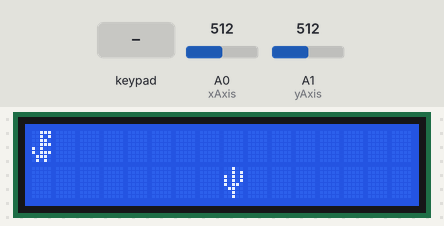
The sketch below on a simulated Arduino Uno, built with avr-gcc and run on an emulated ATmega328P. On the bench: 16×2 character LCD. Inputs (shaded band) come from the test bench; at power-on: A0 (xAxis) = 512, A1 (yAxis) = 512. Random numbers use the default seed unless the sketch sets one.

Above: at 1.0 s.
1.1 s: A0 (xAxis) set to 593
2.6 s: A0 (xAxis) set to 608
At 2.89 s:
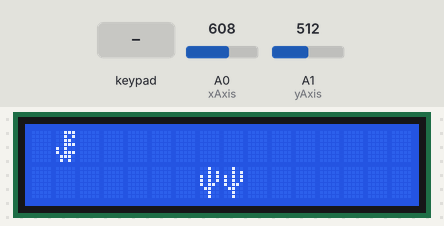
5.1 s: A1 (yAxis) set to 610
At 5.5 s:
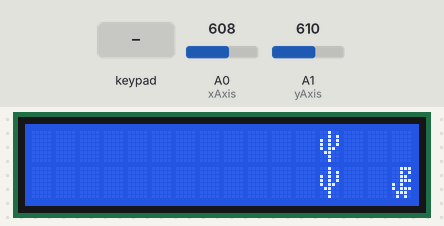
7.4 s: A1 (yAxis) set to 306
At 8.83 s:
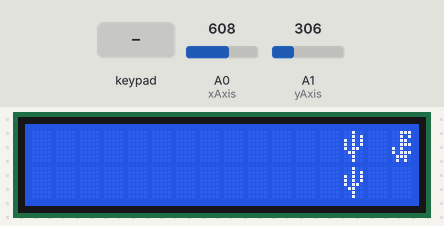
10.4 s: keypad keys 9 8 7 6 pressed 0.4 s apart
At 12.24 s:
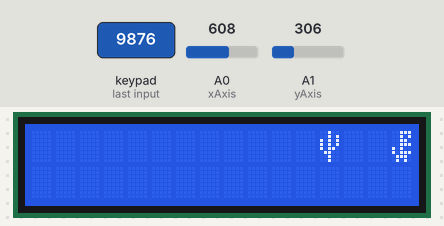
15.0 s: key '1' pressed
At 17.65 s:
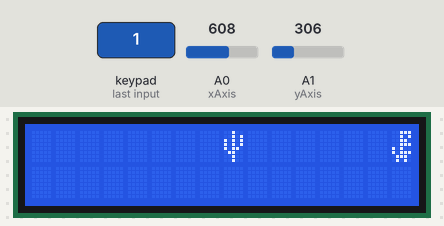

The sketch:

basic1.ino
```cpp
#include <Arduino_FreeRTOS.h>
#include <Keypad.h>
#include <LiquidCrystal_I2C.h>
#include <queue.h>
#include <semphr.h>

// Keypad
#define KEY_ROWS 4
#define KEY_COLS 4

#define LEFT 0
#define STOP 1
#define RIGHT 2
#define MAXCOL 15
#define MINCOL 0
#define BUFXSIZE 16
#define BUFYSIZE 2
#define MAXSPEED 15
#define MINSPEED 0
#define PHOTONSTOPTHRES 550
#define EGG_ARRAY_LEN 3

#define ERR_DRAGON_ID 1
#define CACTUS_ID 2
#define EGG_ID 3
#define BROKEN_ID 4

#define button 1
#define xAxis A0
#define yAxis A1

// Keypad
char keymap[KEY_ROWS][KEY_COLS] = {
  {'1','2','3','A'},
  {'4','5','6','B'},
  {'7','8','9','C'},
  {'*','0','#','D'}
};
// Column pin 1~4
byte colPins[KEY_COLS]={9, 8, 7, 6};
// Column pin 1~4
byte rowPins[KEY_ROWS]={13, 12, 11, 10};
// Init KetPad
Keypad myKeypad = Keypad(makeKeymap(keymap), rowPins, colPins, KEY_ROWS, KEY_COLS);

//LCD
LiquidCrystal_I2C lcd(0x27,16,2);
byte err_dragon[8]  = {B00111, B00101, B00110, B00111, B10100, B10111, B01110, B01010};
byte dinosaur[8]  = {0x07, 0x05, 0x06, 0x07, 0x14, 0x17, 0x0E, 0x0A};
byte cactus[8] = {0x04, 0x05, 0x15, 0x15, 0x16, 0x0C, 0x04, 0x04};
byte egg[8] = {0b00000, 0b01010, 0b11111, 0b11111, 0b11111, 0b01110, 0b00100, 0b00000};
byte broken[8] = {B00100, B10101, B01110, B11111, B11111, B01110, B10101, B00100};
byte empty[0];
char buf[BUFYSIZE][BUFXSIZE] = {0};

// Cactus & Dinosour
// typedef struct{
//   char dino_x;
//   char dino_y;
//   char cactus_x;
//   char cactus_y;
//   char broken_idx;
//   char num_eggs;
//   char egg_xs[EGG_ARRAY_LEN];
//   char egg_ys[EGG_ARRAY_LEN];
// }Char_p;
char dino_px = 0, dino_py = 0;
char cactus_px = 0, cactus_py = 0;
// char broken_idx = -1;
char num_eggs = 0;
char egg_xs[EGG_ARRAY_LEN] = {0};
char egg_ys[EGG_ARRAY_LEN] = {0};
const int delay_dis = 10;
const char cactus_dir[4][2] = {{1, 0}, {0, 1}, {-1, 0}, {0, 1}};

// Task Handler
SemaphoreHandle_t binary_sem; //Global handler
SemaphoreHandle_t  gatekeeper = 0; /* global handler */
int is_lcd_suspend = 1;
TaskHandle_t LCDTaskHandle;

// Game
int score = 0;
int is_game_over = 0;
char is_success = 0;
char is_dino_move = 1;

void success(){
  lcd.setCursor(0, 0);
  lcd.print(F("Succeed!"));
}

void fail(){
  lcd.setCursor(0, 0);
  lcd.print(F("Game Over"));
}

void reset_game(){
  score = 0;
  is_game_over = 0;

  dino_px = 0;
  dino_py = 0;
  cactus_px = random(8, 10);
  cactus_py = random(0, 2)? 1 : 0;
//   broken_idx = -1;
  num_eggs = 0;
  for(int i = 0; i < EGG_ARRAY_LEN; i++){
    egg_xs[i] = 0;
    egg_ys[i] = 0;
  }
}

void create_dino_cactus_char(){
  lcd.createChar(ERR_DRAGON_ID, err_dragon);
  lcd.createChar(CACTUS_ID, cactus);
  lcd.createChar(EGG_ID, egg);
  lcd.createChar(BROKEN_ID, broken);
}

void displayTask(void *pvParameters){
//   Char_p cp, new_cp;

  for(;;){
    // if(!is_game_over){
    lcd.clear();
    for(int x = 0; x < BUFXSIZE; x++){
        for(int y = 0; y < BUFYSIZE; y++){
            if(buf[y][x]){
                lcd.setCursor(x, y > 0? 15:0);
                lcd.write(buf[y][x]);
            }
        }
    }
    // }
    // lcd.clear();

    // for(int x = 0; x < BUFXSIZE; x++){
    //     for(int y = 0; y < BUFYSIZE; y++){
    //         if(buf[y][x]){
    //             lcd.setCursor(x, y > 0? 15:0);
    //             lcd.write(buf[y][x]);
    //         }
    //     }
    // }

    // if(is_game_over){
    //   vTaskDelay(90);
    //   lcd.clear();
    //   if(is_success){
    //     success();
    //   }else{
    //     fail();
    //   }
    //   vTaskDelay(30);
    // }
    vTaskDelay(5);
  }
}

void dinoTask(void *pvParameters){
  for( ;; ){
    const char key = myKeypad.getKey();

//  Control Dino
    int xVal = analogRead(xAxis);
    int yVal = analogRead(yAxis);
    // if(key == '2'){
    if(yVal < 400){
        dino_py = 0;
        is_dino_move = 1;
        xSemaphoreGiveFromISR(binary_sem, NULL);
    // }else if(key == '8'){
    }else if(yVal > 600){
        dino_py = 1;
        is_dino_move = 1;
        xSemaphoreGiveFromISR(binary_sem, NULL);
    // }else if(key == '4'){
    }else if(xVal < 400){
        dino_px = dino_px - 1 >= MINCOL? dino_px - 1 : dino_px;
        is_dino_move = 1;
        xSemaphoreGiveFromISR(binary_sem, NULL);
    // }else if(key == '6'){
    }else if(xVal > 600){
        dino_px = dino_px + 1 <= MAXCOL? dino_px + 1 : dino_px;
        is_dino_move = 1;
        xSemaphoreGiveFromISR(binary_sem, NULL);
    // }else if(key == '5'){
    }else if(digitalRead(button) == 0){
        char is_repeat = 0;
        for(char i = 0; i < num_eggs; i++){
            if(dino_px == egg_xs[num_eggs] && dino_py == egg_ys[num_eggs]){
                is_repeat = 1;
                break;
            }
        }
        if(num_eggs < EGG_ARRAY_LEN && is_repeat == 0){
            egg_xs[num_eggs] = dino_px;
            egg_ys[num_eggs] = dino_py;
            num_eggs += 1;
        }
        is_dino_move = 1;
        xSemaphoreGiveFromISR(binary_sem, NULL);
    }else{
        is_dino_move = 0;
    }

//  For Cactus0
//  Control Cactus
    // static int timer_counter = 0;
    // if(is_game_over){
    //   reset_game();
    // }

//  Detect Egg
    // for(int i = 0; i < num_eggs; i++){
    //   if(egg_xs[i] == cactus_px && egg_ys[i] == cactus_py){
    //     is_game_over = 1;
    //     is_success = 0;
    //     break;
    //   }
    // }
    if(xSemaphoreTake(gatekeeper, 100)){
        for(char x = 0; x < BUFXSIZE; x++){
            for(char y = 0; y < BUFYSIZE; y++){
                buf[y][x] = 0;
            }
        }

        buf[dino_py][dino_px] = ERR_DRAGON_ID;
        for(char i = 0; i < num_eggs; i++){
            buf[egg_ys[i]][egg_xs[i]] = EGG_ID;
        }
        xSemaphoreGive(gatekeeper);
    }

    if(num_eggs == 3 && is_game_over == 0){
        is_game_over = 1;
        is_success = 1;
        vTaskDelay(100);
    }
    if(is_success == 1 && is_game_over == 1){
        vTaskSuspend(LCDTaskHandle);
        vTaskDelay(90);
        lcd.clear();
        success();
        vTaskDelay(30);
        reset_game();
        vTaskResume(LCDTaskHandle);
    }
    // timer_counter = (timer_counter + 1) % 100;

    vTaskDelay(10);
  }
}

void cactusTask(void *pvParameters){
    // static char _cactus_px, _cactus_py;
    // _cactus_px = cactus_px;
    // _cactus_py = cactus_py;

    for(;;){
        if(xSemaphoreTake(gatekeeper, 100)){
            buf[cactus_py][cactus_px] = CACTUS_ID;
            //  Update Cactus position
            for(int i = 0; i < num_eggs; i++){
                if(egg_xs[i] == cactus_px && egg_ys[i] == cactus_py){
                    buf[egg_ys[i]][egg_xs[i]] = BROKEN_ID;
                    is_game_over = 1;
                    is_success = 0;
                    vTaskDelay(100);
                    break;
                }
            }
            xSemaphoreGive(gatekeeper);
        }
        if(is_success == 0 && is_game_over == 1){
            vTaskSuspend(LCDTaskHandle);
            vTaskDelay(90);
            lcd.clear();
            fail();
            vTaskDelay(30);
            reset_game();
            vTaskResume(LCDTaskHandle);
        }

        if(xSemaphoreTake(binary_sem, 0)){
            char is_moved = 0;

            if(cactus_px + 1 < MAXCOL){
                if((!random(0, 3)) && (!is_moved)){
                cactus_px = cactus_px + 1;
                is_moved = 1;
                }
            }
            if(cactus_px - 1 > MINCOL){
                if((!random(0, 2)) && (!is_moved)){
                cactus_px = cactus_px - 1;
                is_moved = 1;
                }
            }
            if(cactus_py == 0){
                if(!is_moved){
                cactus_py = 1;
                is_moved = 1;
                }
            }
            if(cactus_py == 1){
                if(!is_moved){
                cactus_py = 0;
                is_moved = 1;
                }
            }
            is_dino_move = 0;
        }
    }

}

void setup(){
    pinMode(button, INPUT_PULLUP); //return LOW when down
    Serial.begin(9600);
    lcd.init();
    lcd.backlight();
    create_dino_cactus_char();

    vSemaphoreCreateBinary(binary_sem);
    gatekeeper = xSemaphoreCreateMutex();

    reset_game();
    xTaskCreate(displayTask, "displayTask", 128, NULL, 5, &LCDTaskHandle);
    xTaskCreate(dinoTask, "dinoTask", 128, NULL, 5, NULL );
    xTaskCreate(cactusTask, "cactusTask", 128, NULL, 5, NULL );

    vTaskStartScheduler();
    Serial.println("HI");
}
void loop(){
}
```

Measured:
- the behaviour switches between 600 and 601 on A0 (xAxis) (found by bisection; images 0 and 1)
- after the input at 1.1 s, every drawn part: stays the same
- after the input at 2.6 s, the display: changes after 0.20 s (image 1)
